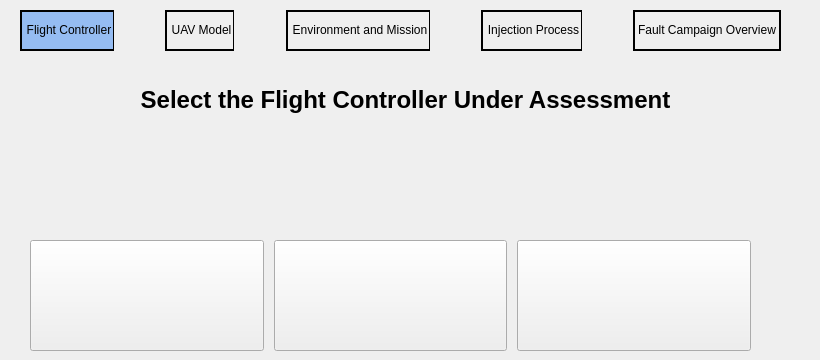
    <widget class="QWidget" name="page">
     <property name="styleSheet">
      <string notr="true"/>
     </property>
     <widget class="QLabel" name="label_7">
      <property name="geometry">
       <rect>
        <x>0</x>
        <y>70</y>
        <width>811</width>
        <height>61</height>
       </rect>
      </property>
      <property name="styleSheet">
       <string notr="true">font-size: 24px;
font-weight: bold;</string>
      </property>
      <property name="text">
       <string>&lt;html&gt;&lt;head/&gt;&lt;body&gt;&lt;p&gt;&lt;span style=&quot; color:#000000;&quot;&gt;Select the Flight Controller Under Assessment&lt;/span&gt;&lt;/p&gt;&lt;/body&gt;&lt;/html&gt;</string>
      </property>
      <property name="alignment">
       <set>Qt::AlignCenter</set>
      </property>
     </widget>
     <widget class="QWidget" name="horizontalLayoutWidget">
      <property name="geometry">
       <rect>
        <x>20</x>
        <y>10</y>
        <width>761</width>
        <height>41</height>
       </rect>
      </property>
      <layout class="QHBoxLayout" name="horizontalLayout_2">
       <property name="spacing">
        <number>0</number>
       </property>
       <property name="sizeConstraint">
        <enum>QLayout::SetDefaultConstraint</enum>
       </property>
       <property name="leftMargin">
        <number>0</number>
       </property>
       <item>
        <widget class="QLabel" name="label_header">
         <property name="styleSheet">
          <string notr="true">font:10pt &quot;Open Sans&quot;;
background-color: rgb(149, 188, 242);
border-width: 2px;
border-style: solid;
border-right-width: 1px;</string>
         </property>
         <property name="text">
          <string>&lt;html&gt;&lt;head/&gt;&lt;body&gt;&lt;p align=&quot;center&quot;&gt;Flight Controller&lt;/p&gt;&lt;/body&gt;&lt;/html&gt;</string>
         </property>
        </widget>
       </item>
       <item>
        <widget class="QLabel" name="label_3">
         <property name="styleSheet">
          <string notr="true">image: url(:/Logos/images/simple_vector.png);</string>
         </property>
         <property name="text">
          <string/>
         </property>
        </widget>
       </item>
       <item>
        <widget class="QLabel" name="label_header_2">
         <property name="styleSheet">
          <string notr="true">font:10pt &quot;Open Sans&quot;;
border-width: 2px;
border-style: solid;
border-right-width: 1px;</string>
         </property>
         <property name="text">
          <string>&lt;html&gt;&lt;head/&gt;&lt;body&gt;&lt;p align=&quot;center&quot;&gt;UAV Model&lt;/p&gt;&lt;/body&gt;&lt;/html&gt;</string>
         </property>
        </widget>
       </item>
       <item>
        <widget class="QLabel" name="label_4">
         <property name="styleSheet">
          <string notr="true">image: url(:/Logos/images/simple_vector.png);</string>
         </property>
         <property name="text">
          <string/>
         </property>
        </widget>
       </item>
       <item>
        <widget class="QLabel" name="label_header_3">
         <property name="styleSheet">
          <string notr="true">font:10pt &quot;Open Sans&quot;;
border-width: 2px;
border-style: solid;
border-right-width: 1px;</string>
         </property>
         <property name="text">
          <string>&lt;html&gt;&lt;head/&gt;&lt;body&gt;&lt;p align=&quot;center&quot;&gt;Environment and Mission&lt;/p&gt;&lt;/body&gt;&lt;/html&gt;</string>
         </property>
        </widget>
       </item>
       <item>
        <widget class="QLabel" name="label_5">
         <property name="styleSheet">
          <string notr="true">image: url(:/Logos/images/simple_vector.png);</string>
         </property>
         <property name="text">
          <string/>
         </property>
        </widget>
       </item>
       <item>
        <widget class="QLabel" name="label_header_4">
         <property name="styleSheet">
          <string notr="true">font:10pt &quot;Open Sans&quot;;
border-width: 2px;
border-style: solid;
border-right-width: 1px;</string>
         </property>
         <property name="text">
          <string>&lt;html&gt;&lt;head/&gt;&lt;body&gt;&lt;p align=&quot;center&quot;&gt;Injection Process&lt;/p&gt;&lt;/body&gt;&lt;/html&gt;</string>
         </property>
        </widget>
       </item>
       <item>
        <widget class="QLabel" name="label_14">
         <property name="styleSheet">
          <string notr="true">image: url(:/Logos/images/simple_vector.png);</string>
         </property>
         <property name="text">
          <string/>
         </property>
        </widget>
       </item>
       <item>
        <widget class="QLabel" name="label_header_5">
         <property name="styleSheet">
          <string notr="true">font:10pt &quot;Open Sans&quot;;
border-width: 2px;
border-style: solid;
border-right-width: 2px;</string>
         </property>
         <property name="text">
          <string>&lt;html&gt;&lt;head/&gt;&lt;body&gt;&lt;p&gt;Fault Campaign Overview&lt;/p&gt;&lt;/body&gt;&lt;/html&gt;</string>
         </property>
        </widget>
       </item>
      </layout>
     </widget>
     <widget class="QWidget" name="layoutWidget">
      <property name="geometry">
       <rect>
        <x>30</x>
        <y>240</y>
        <width>721</width>
        <height>111</height>
       </rect>
      </property>
      <layout class="QHBoxLayout" name="horizontalLayout" stretch="0,0,0">
       <property name="spacing">
        <number>10</number>
       </property>
       <item>
        <widget class="QPushButton" name="pushButton">
         <property name="enabled">
          <bool>true</bool>
         </property>
         <property name="sizePolicy">
          <sizepolicy hsizetype="Preferred" vsizetype="Preferred">
           <horstretch>0</horstretch>
           <verstretch>0</verstretch>
          </sizepolicy>
         </property>
         <property name="styleSheet">
          <string notr="true">image: url(:/Logos/images/PX4_Logo.png);</string>
         </property>
         <property name="text">
          <string/>
         </property>
        </widget>
       </item>
       <item>
        <widget class="QPushButton" name="pushButton_3">
         <property name="sizePolicy">
          <sizepolicy hsizetype="Preferred" vsizetype="Preferred">
           <horstretch>0</horstretch>
           <verstretch>0</verstretch>
          </sizepolicy>
         </property>
         <property name="styleSheet">
          <string notr="true">image: url(:/Logos/images/ardupilot_logo.png);</string>
         </property>
         <property name="text">
          <string/>
         </property>
        </widget>
       </item>
       <item>
        <widget class="QPushButton" name="pushButton_2">
         <property name="sizePolicy">
          <sizepolicy hsizetype="Preferred" vsizetype="Preferred">
           <horstretch>0</horstretch>
           <verstretch>0</verstretch>
          </sizepolicy>
         </property>
         <property name="styleSheet">
          <string notr="true">
image: url(:/Logos/images/rotors_logo.png);</string>
         </property>
         <property name="text">
          <string/>
         </property>
        </widget>
       </item>
      </layout>
     </widget>
    </widget>
